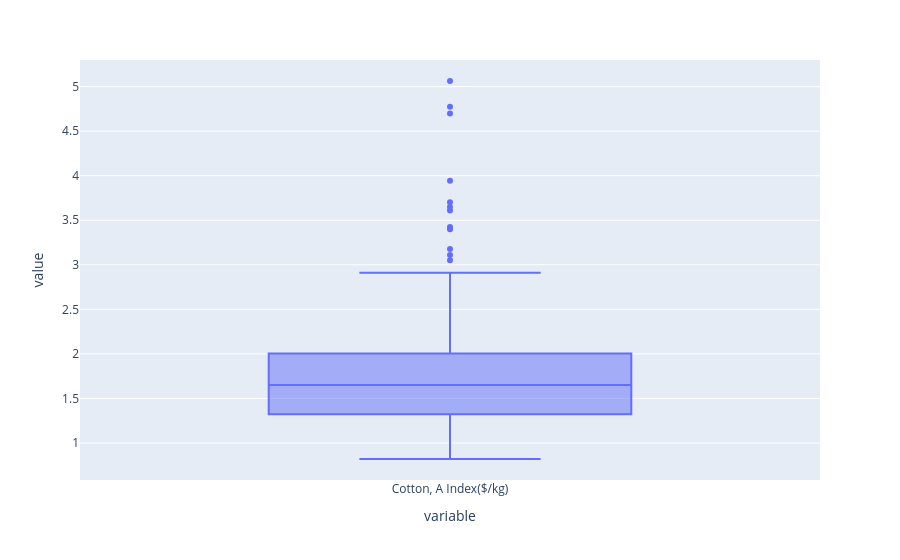

Notebook source saved alongside this figure:
### Markdown cell above
# Corellations

### Code cell
px.box(wb_commodities_df[['Cotton, A Index($/kg)']].loc['2000-01-01':])

### Figure 1 — Plotly figure (JSON) as saved in the notebook; plotly's stock layout.template omitted (floating-point values rounded to 4 significant figures; data arrays with more than 128 entries replaced by an {"elided": "..."} marker saying what was removed)
{"data": [{"alignmentgroup": "True", "hovertemplate": "variable=%{x}<br>value=%{y}<extra></extra>", "legendgroup": "", "marker": {"color": "#636efa"}, "name": "", "notched": false, "offsetgroup": "", "orientation": "v", "showlegend": false, "type": "box", "x": {"elided": "291 str values"}, "x0": " ", "xaxis": "x", "y": {"elided": "291 float values"}, "y0": " ", "yaxis": "y"}], "layout": {"boxmode": "group", "legend": {"tracegroupgap": 0}, "margin": {"t": 60}, "xaxis": {"anchor": "y", "domain": [0, 1], "title": {"text": "variable"}}, "yaxis": {"anchor": "x", "domain": [0, 1], "title": {"text": "value"}}}}
